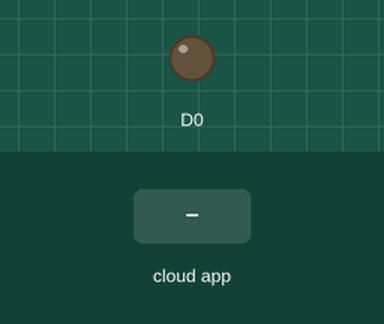
A sketch run on a simulated ESP8266 (NodeMCU). On the bench: output pins drawn as LEDs (lit = HIGH). Inputs (shaded band) come from the test bench. WiFi joins after 1.5 s; servers stay silent unless stated; the Firebase database answers and starts empty; what the sketch prints to the serial monitor is not drawn.

Above: at 2.7 s.
2.8 s: the phone or cloud app sets Led to 1
At 3.7 s:
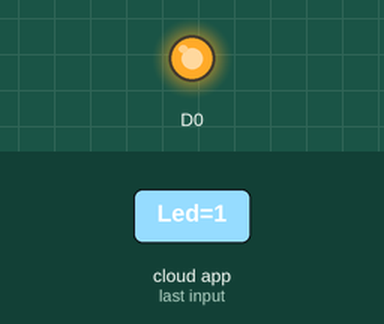
4.3 s: the phone or cloud app sets Led to 0
At 5.4 s:
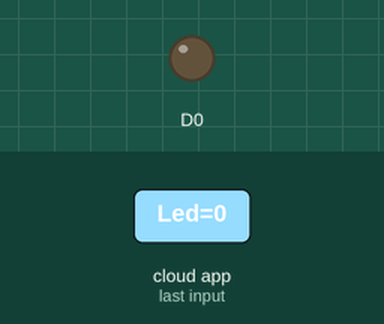
Timing chart, 0 to 7.3 s (numbered marks = the images above; inputs shaded):
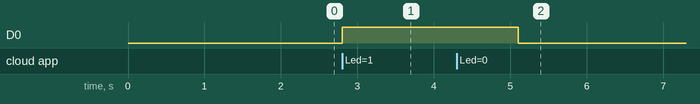

The sketch:

Control_your_lights_.ino
```cpp
#include <ESP8266WiFi.h>
#include <FirebaseArduino.h>

// Set these to run example.
#define FIREBASE_HOST "host"
#define FIREBASE_AUTH "auth key"
#define WIFI_SSID "ssid"
#define WIFI_PASSWORD "pass"

void setup() {
  Serial.begin(9600);
  // connect to wifi.
  WiFi.begin(WIFI_SSID, WIFI_PASSWORD);
  Serial.print("connecting");
  while (WiFi.status() != WL_CONNECTED) {
  Serial.print(".");
  delay(500);
  }
  Serial.println();
  Serial.print("connected: ");
  Serial.println(WiFi.localIP());
  Firebase.begin(FIREBASE_HOST, FIREBASE_AUTH);
  pinMode(D0,OUTPUT);
}
int n = 0;
void loop() {
  int b = Firebase.getInt("Led");
  //Serial.println(Firebase.getString("CSEIoT/Led"));
  if(b==1)
  //if(Firebase.getString("CSEIoT/Led") == "1")
  {
    digitalWrite(D0, HIGH);
  }
  else
  {
    digitalWrite(D0, LOW);
  }
  delay(1000);
}
```

Measured:
- after the input at 2.8 s, D0: LOW → HIGH at once
- after the input at 4.3 s, D0: HIGH → LOW after 0.80 s
